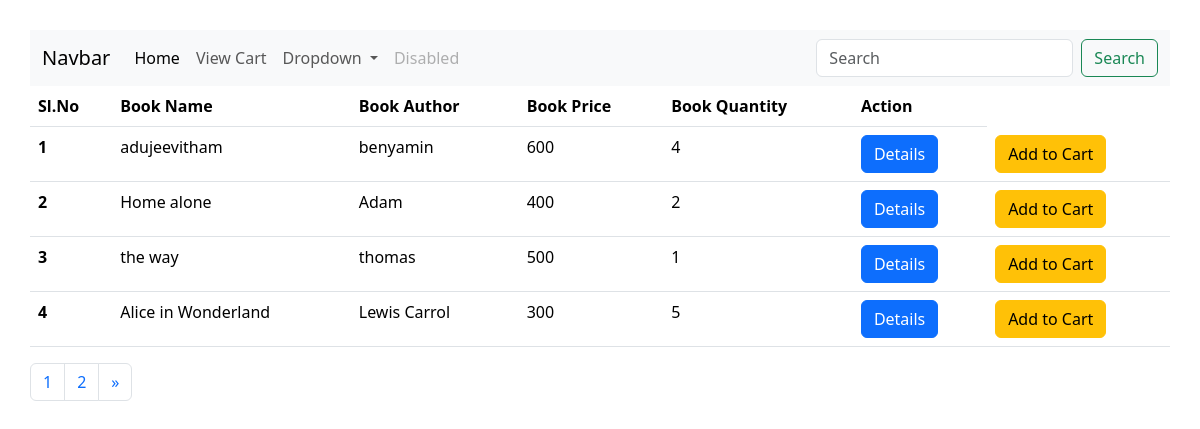
The page /user/ on the database its author committed.
### my2_app/models.py (models this page shows, shortened)
class Book(models.Model):
    title=models.CharField(max_length=200,null=True)
    price=models.IntegerField(null=True)
    image=models.ImageField(upload_to='book_media')
    quantity=models.IntegerField()
    author=models.ForeignKey(Author,on_delete=models.CASCADE)

class Author(models.Model):
    name=models.CharField(max_length=200,null=True)
    def __str__(self):
        return '{}'.format(self.name)

### user_app/views.py (the view)
# urls.py: path('',views.userlistBook,name='userbooklist'),
def userlistBook(request):
    books=Book.objects.all()
    paginator =Paginator(books,4)
    page_number=request.GET.get('page')
    try:
        page=paginator.get_page(page_number)
    except EmptyPage:
        page=paginator.page(page_number.num_pages)
    return render(request,'userlist.html',{'books':books,'page':page})

### templates/userlist.html (shortened to what this page needs)
<!DOCTYPE html>
<html lang="en">
<head>
    <link href="https://cdn.jsdelivr.net/npm/bootstrap@5.3.3/dist/css/bootstrap.min.css" rel="stylesheet">
</head>
<body>
<div style="margin: 30px">
  <nav class="navbar navbar-expand-lg bg-body-tertiary">
  <div class="container-fluid">
    <a class="navbar-brand" href="#">Navbar</a>
    <div class="collapse navbar-collapse" id="navbarSupportedContent">
      <ul class="navbar-nav me-auto mb-2 mb-lg-0">
        <li class="nav-item">
          <a class="nav-link active" aria-current="page" href="#">Home</a>
        </li>
        <li class="nav-item">
          <a class="nav-link" href="{% url 'viewcart' %}">View Cart</a>
        </li>
        <li class="nav-item dropdown">
          <a class="nav-link dropdown-toggle" href="#" role="button" data-bs-toggle="dropdown" aria-expanded="false">
            Dropdown
          </a>
        </li>
        <li class="nav-item">
          <a class="nav-link disabled" aria-disabled="true">Disabled</a>
        </li>
      </ul>
      <form class="d-flex" role="search" method="get" action="{% url 'usersearch' %}">
        <input class="form-control me-2" type="search" placeholder="Search" aria-label="Search" name="q">
        <button class="btn btn-outline-success" type="submit">Search</button>
      </form>
    </div>
  </div>
</nav>
<table class="table" >
  <thead>
    <tr>
         <th scope="col">Sl.No</th>
      <th scope="col">Book Name</th>
      <th scope="col">Book Author</th>
      <th scope="col">Book Price</th>
      <th scope="col">Book Quantity</th>
      <th scope="col">Action</th>
    </tr>
  </thead>
  <tbody>
     {% for book in page %}
    <tr>
        <th scope="row">{{ forloop.counter }}</th>
    <td>{{ book.title }}</td>
       <td>{{ book.author }}</td>
      <td>{{ book.price }}</td>
       <td>{{ book.quantity }}</td>
        <td><a href="{% url 'details' book.id %}" class="btn btn-primary">Details</a></td>
      <td><a href="{% url 'addtocart' book.id %}" class="btn btn-warning">Add to Cart</a></td>
    </tr>
    {% endfor %}
  </tbody>
</table>
<nav aria-label="Page navigation example">
  <ul class="pagination">
    {% for num in page.paginator.page_range %}
    <li class="page-item {% if page.number == num %}activate{% endif %}">
      <a class="page-link" href="?page={{ num }}">{{ num }}</a></li>
    <li class="page-item">
      {% endfor %}
      {% if page.has_next %}
      <a class="page-link" href="?page={{ page.next_page_number}}" aria-label="Next">
        <span aria-hidden="true">&raquo;</span>
      </a>
      {% endif %}
    </li>
  </ul>
</nav>
</div>
</body>
</html>

### rows shown on the page
Book: title "adujeevitham", author "benyamin", price "600", quantity "4"
Book: title "Home alone", author "Adam", price "400", quantity "2"
Book: title "the way", author "thomas", price "500", quantity "1"
Book: title "Alice in Wonderland", author "Lewis Carrol", price "300", quantity "5"

### other values the page prints
{{ num }} "1" "2"
